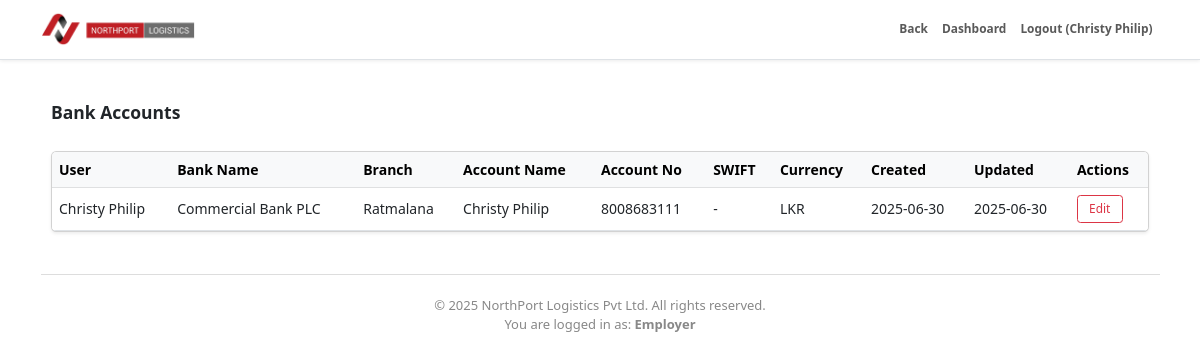
The page /admin/bank_accounts.php (signed in) on the database as committed earlier.
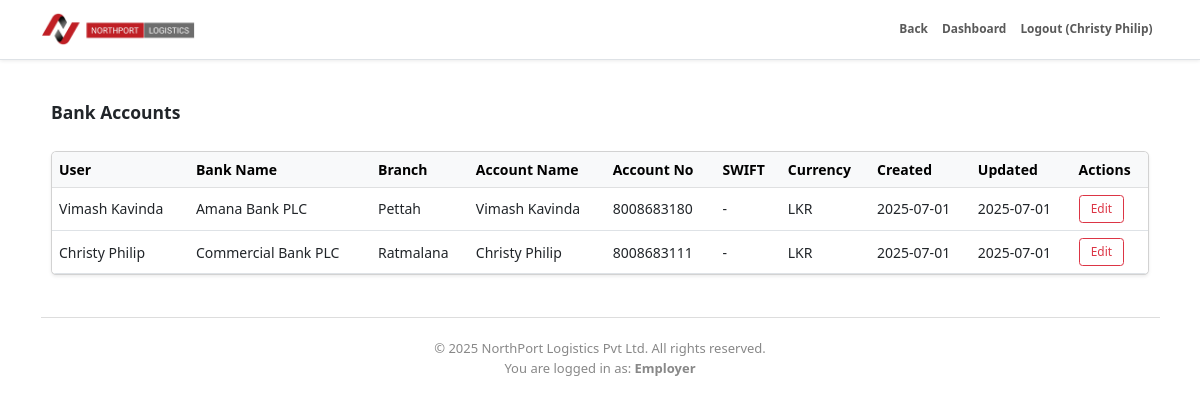
The same page on the database as committed later.
### tables this page shows
CREATE TABLE `bank_details` (
  `id` int(11) NOT NULL,
  `user_id` int(11) NOT NULL,
  `bank_name` varchar(255) NOT NULL,
  `branch_name` varchar(255) NOT NULL,
  `account_number` varchar(50) NOT NULL,
  `account_name` varchar(255) NOT NULL,
  `currency` varchar(10) NOT NULL DEFAULT 'LKR',
  `swift_code` varchar(50) DEFAULT NULL,
  `created_at` timestamp NOT NULL DEFAULT current_timestamp(),
  `updated_at` timestamp NOT NULL DEFAULT current_timestamp() ON UPDATE current_timestamp()
);

CREATE TABLE `users` (
  `id` int(11) NOT NULL,
  `username` varchar(50) NOT NULL,
  `email` varchar(100) NOT NULL,
  `password_hash` varchar(255) NOT NULL,
  `role` enum('admin','manager','employer','user') NOT NULL DEFAULT 'user',
  `is_active` tinyint(1) NOT NULL DEFAULT 1,
  `created_at` timestamp NOT NULL DEFAULT current_timestamp(),
  `updated_at` timestamp NOT NULL DEFAULT current_timestamp() ON UPDATE current_timestamp(),
  `phone` varchar(20) DEFAULT NULL,
  `street_address` varchar(255) DEFAULT NULL,
  `city` varchar(100) DEFAULT NULL,
  `state` varchar(100) DEFAULT NULL,
  `postal_code` varchar(20) DEFAULT NULL,
  `country` varchar(100) DEFAULT NULL,
  `company_name` varchar(255) DEFAULT NULL,
  `profile_pic` varchar(255) DEFAULT NULL,
  `date_of_birth` date DEFAULT NULL,
  `preferences` longtext DEFAULT NULL CHECK (json_valid(`preferences`)),
  `notes` text DEFAULT NULL,
  `department` varchar(100) DEFAULT NULL,
  `job_title` varchar(100) DEFAULT NULL,
  `date_of_joining` date DEFAULT NULL,
  `nic_passport_number` varchar(50) DEFAULT NULL
);

### admin/bank_accounts.php (the view, shortened to what this page needs)
<?php
require_once '../includes/db.php';
require_once '../includes/header.php';
$sql = "
    SELECT b.*, u.username
    FROM bank_details b
    JOIN users u ON b.user_id = u.id
    ORDER BY b.updated_at DESC
";
$stmt = $pdo->query($sql);
$bankAccounts = $stmt->fetchAll(PDO::FETCH_ASSOC);
?>
<div class="container my-5">
  <div class="d-flex justify-content-between align-items-center mb-4">
    <h2 class="fw-bold">Bank Accounts</h2>
  </div>
  <div class="table-responsive card shadow-sm">
    <table class="table table-hover mb-0 align-middle">
      <thead class="table-light">
        <tr>
          <th>User</th>
          <th>Bank Name</th>
          <th>Branch</th>
          <th>Account Name</th>
          <th>Account No</th>
          <th>SWIFT</th>
          <th>Currency</th>
          <th>Created</th>
          <th>Updated</th>
          <th>Actions</th>
        </tr>
      </thead>
      <tbody>
        <?php if (count($bankAccounts)): ?>
          <?php foreach ($bankAccounts as $b): ?>
            <tr>
              <td><?= htmlspecialchars($b['username']) ?></td>
              <td><?= htmlspecialchars($b['bank_name']) ?></td>
              <td><?= htmlspecialchars($b['branch_name'] ?? '-') ?></td>
              <td><?= htmlspecialchars($b['account_name']) ?></td>
              <td><?= htmlspecialchars($b['account_number']) ?></td>
              <td><?= htmlspecialchars($b['swift_code'] ?? '-') ?></td>
              <td><?= htmlspecialchars($b['currency']) ?></td>
              <td><?= date('Y-m-d', strtotime($b['created_at'])) ?></td>
              <td><?= date('Y-m-d', strtotime($b['updated_at'])) ?></td>
              <td class="text-nowrap">
                <a href="edit_bank_details.php?id=<?= $b['id'] ?>" class="btn btn-sm btn-outline-danger">Edit</a>
              </td>
            </tr>
          <?php endforeach; ?>
        <?php else: ?>
          <tr>
            <td colspan="10" class="text-center text-muted">No bank accounts found.</td>
          </tr>
        <?php endif; ?>
      </tbody>
    </table>
  </div>
</div>
<?php require_once '../includes/admin_footer.php'; ?>

### includes/header.php (shortened to what this page needs)
<?php
require_once __DIR__ . '/db.php';
$base_url = '/northport/';
$default_logo = 'assets/images/default-logo.png';
$settings = [];
$stmt = $pdo->query("SELECT setting_key, setting_value FROM settings");
while ($row = $stmt->fetch(PDO::FETCH_ASSOC)) {
  $settings[$row['setting_key']] = $row['setting_value'];
}
$logo_path = $settings['site_logo'] ?? $settings['logo_path'] ?? $default_logo;
$logo_url = $base_url . $logo_path . '?v=' . time();
$username = $_SESSION['username'] ?? null;
$role = $_SESSION['role'] ?? null;
$current_file = basename($_SERVER['PHP_SELF']);
function safeOutput($str) {
  return htmlspecialchars($str, ENT_QUOTES, 'UTF-8');
}
$dashboard_link = '#';
if ($role === 'admin') $dashboard_link = $base_url . 'admin/dashboard.php';
elseif ($role === 'manager') $dashboard_link = $base_url . 'admin/dashboard.php';
elseif ($role === 'employer') $dashboard_link = $base_url . 'admin/dashboard.php';
$show_back_button = in_array($role, ['admin', 'manager', 'employer']) && $current_file !== 'dashboard.php';
?>
<!DOCTYPE html>
<html lang="en">
<head>
  <link href="https://cdn.jsdelivr.net/npm/bootstrap@5.3.0/dist/css/bootstrap.min.css" rel="stylesheet" />
  <link rel="stylesheet" href="https://cdnjs.cloudflare.com/ajax/libs/font-awesome/6.5.0/css/all.min.css" />
</head>
<body>
<nav class="navbar navbar-expand-lg navbar-light bg-white border-bottom shadow-sm py-2">
  <div class="container">
    <a class="navbar-brand d-flex align-items-center" href="<?= safeOutput($dashboard_link) ?>">
      <img src="<?= safeOutput($logo_url) ?>" alt="Logo" />
    </a>
    <div class="collapse navbar-collapse" id="navMenu">
      <ul class="navbar-nav ms-auto mb-2 mb-lg-0">
        <?php if ($show_back_button): ?>
          <li class="nav-item">
            <a class="nav-link" href="javascript:history.back()">
              Back
            </a>
          </li>
        <?php endif; ?>
        <?php if ($username): ?>
          <?php if ($role === 'admin'): ?>
            <li class="nav-item">
              <a class="nav-link <?= $current_file === 'dashboard.php' ? 'active' : '' ?>"
                href="<?= safeOutput($base_url) ?>admin/dashboard.php">Dashboard</a>
            </li>
            <li class="nav-item">
              <a class="nav-link <?= $current_file === 'manage_users.php' ? 'active' : '' ?>"
                href="<?= safeOutput($base_url) ?>admin/manage_users.php">Users</a>
            </li>
            <li class="nav-item">
              <a class="nav-link <?= $current_file === 'manage_bookings.php' ? 'active' : '' ?>"
                href="<?= safeOutput($base_url) ?>admin/manage_bookings.php">Bookings</a>
            </li>
            <li class="nav-item">
              <a class="nav-link <?= $current_file === 'settings.php' ? 'active' : '' ?>"
                href="<?= safeOutput($base_url) ?>admin/settings.php">Settings</a>
            </li>
          <?php elseif ($role === 'employer'): ?>
            <li class="nav-item">
              <a class="nav-link <?= $current_file === 'dashboard.php' ? 'active' : '' ?>"
                href="<?= safeOutput($base_url) ?>admin/dashboard.php">Dashboard</a>
            </li>
          <?php endif; ?>
          <li class="nav-item">
            <a class="nav-link" href="<?= safeOutput($base_url) ?>logout.php">
              Logout (<?= safeOutput($username) ?>)
            </a>
          </li>
        <?php endif; ?>
      </ul>
    </div>
  </div>
</nav>
<main class="container my-4">

### includes/admin_footer.php
<?php
$userRole = isset($_SESSION['role']) ? ucfirst($_SESSION['role']) : 'Guest';
?>
<footer class="footer-northport">
  <div class="footer-bottom mt-2" style="text-align:center; font-size:13px; color:#888; border-top:1px solid #ddd; padding-top:1.5rem;">
    &copy; <?= date('Y') ?> NorthPort Logistics Pvt Ltd. All rights reserved.
    <br>
    You are logged in as: <strong><?= htmlspecialchars($userRole) ?></strong>
  </div>
</footer>

### includes/header.php (style rules this page uses)
html { font-size: 14px; }
.navbar-brand img { height: 36px; object-fit: contain; }
.nav-link { font-weight: 600; font-size: 0.85rem; }
.navbar-light { background-color: #ffffff !important; }

### admin/bank_accounts.php (style rules this page uses)
.btn { font-size: 0.85rem; padding: 0.3rem 0.8rem; }
h2 { font-size: 1.25rem; }

Rows that differ between the two databases and show on the page:
added bank_details: user.username "Vimash Kavinda", bank_name "Amana Bank PLC", branch_name "Pettah", account_name "Vimash Kavinda", account_number "8008683180", swift_code "-", currency "LKR", created_at "2025-07-01", updated_at "2025-07-01"
changed bank_details "Commercial Bank PLC": created_at "2025-06-30" → "2025-07-01"; updated_at "2025-06-30" → "2025-07-01"
